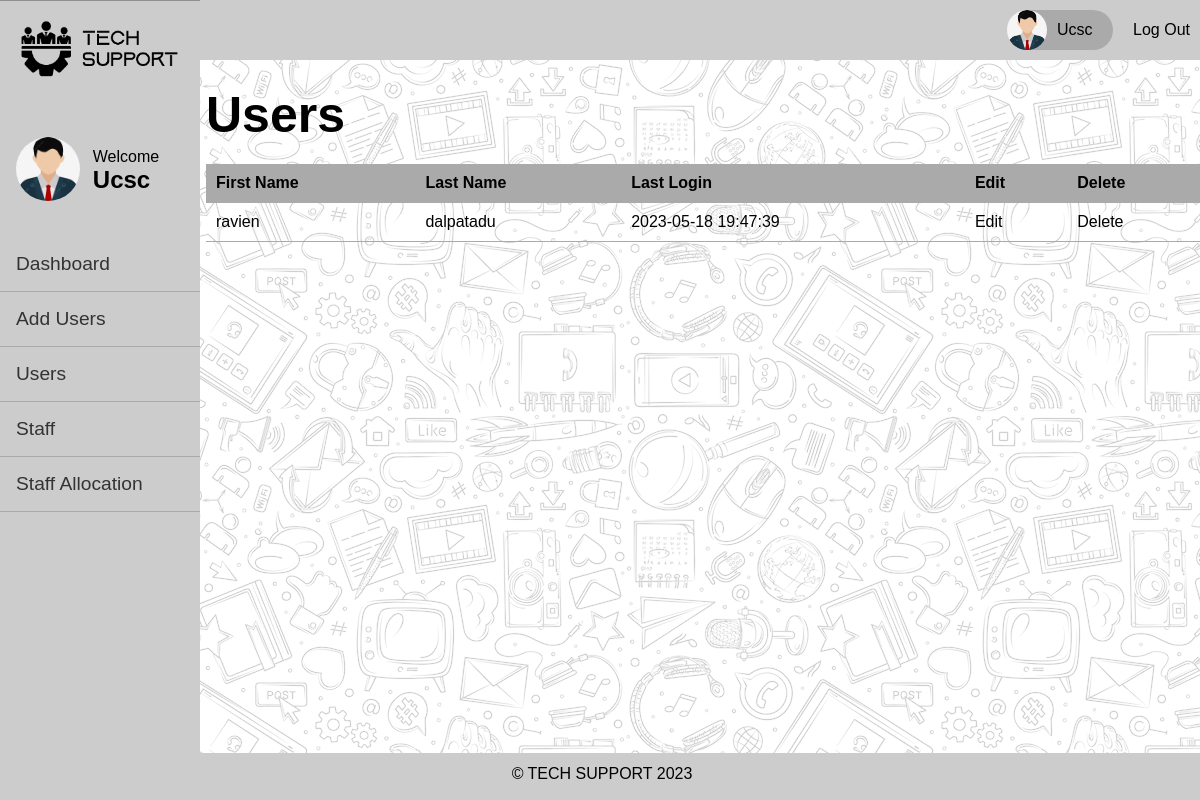
The app's page /users.php (signed in) with its own data.
### tables this page shows
CREATE TABLE `tbl_user` (
  `id` int(11) NOT NULL,
  `first_name` varchar(50) NOT NULL,
  `last_name` varchar(100) NOT NULL,
  `email` varchar(100) NOT NULL,
  `password` varchar(40) NOT NULL,
  `last_login` datetime NOT NULL,
  `type` varchar(5) NOT NULL,
  `is_deleted` tinyint(1) NOT NULL
);

### users.php (the view, shortened to what this page needs)
<?php require_once('inc/connection.php'); ?>
<?php require_once('inc/functions.php'); ?>
<?php
$user_list = '';
$query = "SELECT * FROM tbl_user WHERE is_deleted=0 AND type='user' ORDER BY first_name";
$users = mysqli_query($connection, $query);
while ($user = mysqli_fetch_assoc($users)) {
	$user_list .= "<tr>";
	$user_list .= "<td>{$user['first_name']}</td>";
	$user_list .= "<td>{$user['last_name']}</td>";
	$user_list .= "<td>{$user['last_login']}</td>";
	$user_list .= "<td><a href=\"modify-user.php?user_id={$user['id']}\">Edit</a></td>";
	$user_list .= "<td><a href=\"delete-user.php?user_id={$user['id']}\">Delete</a></td>";
	$user_list .= "</tr>";
}
?>
<!DOCTYPE html>
<html lang="en">
<head>
	<link rel="stylesheet" href="css/main.css">
</head>
<body>
	<main>
		<div class="content">
			<h1>Users</h1>
			<table class="masterlist">
				<tr>
					<th>First Name</th>
					<th>Last Name</th>
					<th>Last Login</th>
					<th>Edit</th>
					<th>Delete</th>
				</tr>
				<?php echo $user_list; ?>
			</table>
		</div>
	</main>
</body>
</html>

### css/main.css (style rules this page uses)
* { margin: 0; }
body, html { font-family: Arial, "Helvetica Neue", Helvetica, sans-serif; font-size: 16px; height: 100%; overflow: hidden; background-image: url(../img/doodle.png); }
a { text-decoration: none; color: black; transition: all 0.3s ease 0s; }
.content { padding: 10px; margin-left: 15%; }
main { margin: 1rem 0rem 0rem 1rem; width: 100%; }
main h1 { margin-bottom: 20px; font-size: 50px; }
table.masterlist { width: 100%; border-collapse: collapse; }
table.masterlist th { background: #aaa; text-align: left; }
table.masterlist th, table.masterlist td { padding: 10px; border-bottom: 1px solid #aaa; }

### records on screen
tbl_user: first_name "ravien", last_name "dalpatadu", last_login "2023-05-18 19:47:39"

### other values on screen
$_SESSION['first_name'] "Ucsc"
